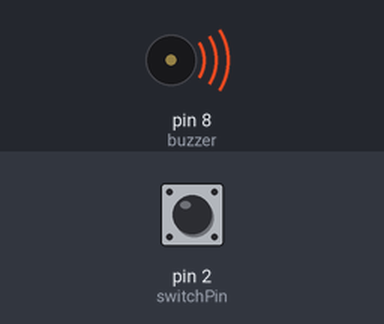
Recording of a sketch running on a simulated Arduino Uno, built with avr-gcc and run on an emulated ATmega328P. On the bench: buzzer (waves = sounding). Inputs (shaded band) come from the test bench; at power-on: pin 2 (switchPin) HIGH. What the sketch prints to the serial monitor is not drawn.

Above: at 1.3 s.
1.4 s: pin 2 (switchPin) pulled LOW for 0.65 s
At 1.89 s:
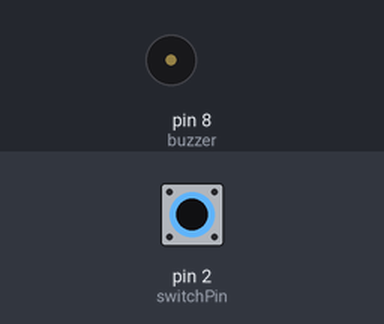
3.5 s: pin 2 (switchPin) pulled LOW for 3.2 s
Timing chart, 0 to 14.2 s (numbered marks = the images above; inputs shaded):
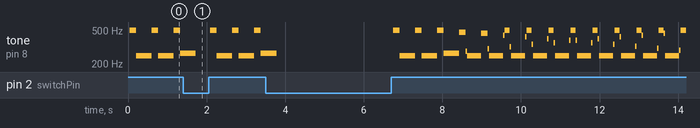

The sketch:

ringer.ino
```cpp
int buzzer = 8;
int switchPin = 2;
boolean lastButton = LOW;
boolean currentButton = LOW;

void setup() {
  Serial.begin(9600);
  pinMode(buzzer,OUTPUT);
  pinMode(switchPin, INPUT);
}

boolean debounce(boolean last) {
  boolean current = digitalRead(switchPin);
  if(last != current) {
    delay(5);
    current = digitalRead(switchPin);
  }
  return current;
}

void loop() {
  currentButton = debounce(lastButton);
  if(lastButton == LOW && currentButton == HIGH) {
    Serial.println("din-dilin ");
    while(currentButton == HIGH) {
      for(int i=0;i<80;i++) {
        digitalWrite(buzzer,HIGH);
        delay(1);
        digitalWrite(buzzer,LOW);
        delay(1);
      }
      for(int i=0;i<100;i++) {
        digitalWrite(buzzer,HIGH);
        delay(2);
        digitalWrite(buzzer,LOW);
        delay(2);
      }
      currentButton = debounce(currentButton);
    }
  }
  lastButton = currentButton;
}
```

Measured:
- by itself, tone on pin 8 (buzzer): plays 496 Hz for 0.16 s, 249 Hz for 0.40 s, 496 Hz for 0.16 s, 249 Hz for 0.40 s, 496 Hz for 0.16 s, 268 Hz for 0.40 s … (46 notes in this stretch)
